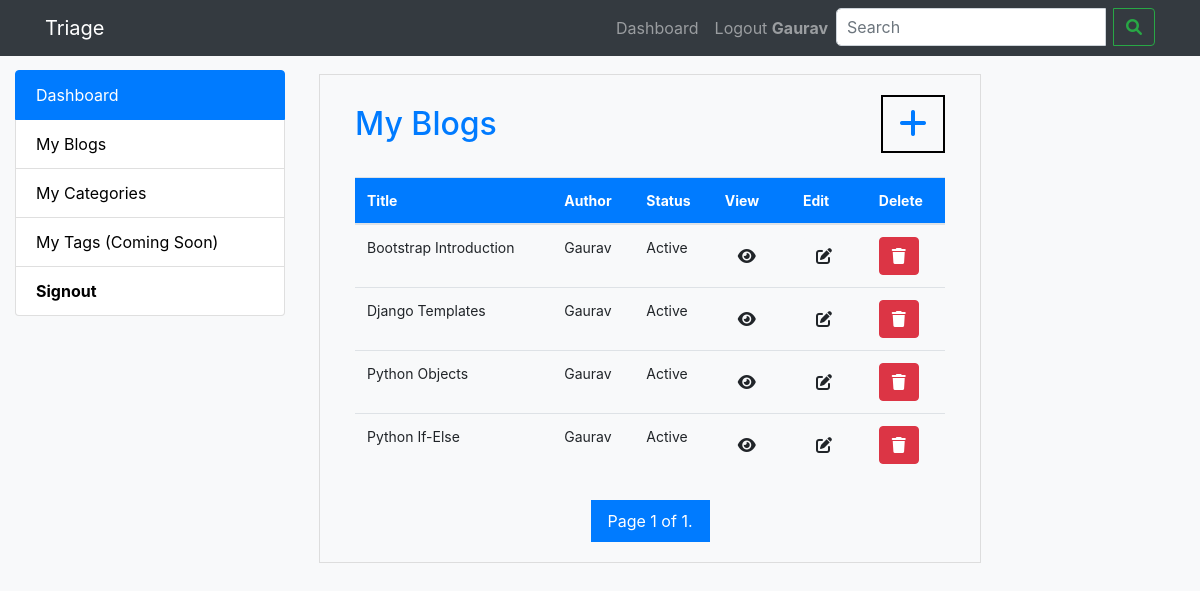
Screenshot of /myblogs/ (signed in) with the database file from the repository.
### blog/models.py (models this page shows, shortened)
class Blog(models.Model):
    title = models.CharField(max_length=255)
    content = RichTextField(blank=True, null=True)
    category = models.ForeignKey(Category, on_delete=models.CASCADE)
    author = models.ForeignKey(User, on_delete=models.CASCADE)
    created_at = models.DateTimeField(auto_now_add=True)
    updated_at = models.DateTimeField(auto_now=True)
    image = models.ImageField(upload_to='shop/images', blank=True, null=True, default="")
    tags = models.ManyToManyField(to=Tag, blank=True)

### blog/views.py (the view)
# urls.py: path('myblogs/', views.my_blogs, name='my-blogs'),
def my_blogs(request):
    if request.user.is_authenticated:
        user = request.user
        blogs = Blog.objects.filter(author=user).order_by('-created_at')
        blogs_per_page = 10
        paginator = Paginator(blogs, blogs_per_page)
        page_number = request.GET.get('page')
        page_obj = paginator.get_page(page_number)
        context = {'page_obj': page_obj}
        return render(request, 'my_blogs.html', context)
    else:
        return redirect('login')

### templates/my_blogs.html (shortened to what this page needs)
{% extends 'dashboardbase.html' %}
{% load static %}
{% block content %}
<div class="table-container" id="table-own">
    <div class="container-fluid">
        <div class="row">
            <div class="col-md-12">
                <h2 class="mb-4 blue-text">My Blogs <a class="nav-link" href="/addblog/" id="add-blog-btn"><i class="fas fa-plus"></i></a></h2>
                <table class="table table-hover">
                  <thead class="p-3 mb-2 bg-primary text-white">
                    <tr>
                      <th scope="col">Title</th>
                      <th scope="col">Author</th>
                      <th scope="col">Status</th>
                      <th scope="col">View</th>
                      <th scope="col">Edit</th>
                      <th scope="col">Delete</th>
                    </tr>
                  </thead>
                  <tbody>
                    {% for blog in page_obj %}
                    <tr>
                      <td>{{ blog.title }}</td>
                      <td>{{ blog.author.username }}</td>
                      <td>Active</td>
                      <td>
                        <a href="/readmore/{{blog.id}}/" class="btn btn-light">
                          <i class="fas fa-eye"></i>
                        </a>
                      </td>
                      <td>
                        <a href="/editblog/{{blog.id}}/" class="btn btn-light">
                          <i class="fas fa-pen-to-square"></i>
                        </a>
                      </td>
                      <td>
                        <a href="/deleteblog/{{blog.id}}/" class="btn btn-danger">
                          <i class="fas fa-trash"></i>
                        </a>
                      </td>
                    </tr>
                    {% endfor %}
                  </tbody>
                </table>
                <div class="pagination mt-4">
                  <span class="step-links">
                    <span class="current">
                      Page {{ page_obj.number }} of {{ page_obj.paginator.num_pages }}.
                    </span>
                  </span>
                </div>
            </div>
        </div>
    </div>
</div>
{% endblock content %}

### templates/dashboardbase.html (shortened to what this page needs)
<!DOCTYPE html>
{% load static %}
<html lang="en">
<head>
    <link rel="stylesheet" href="https://maxcdn.bootstrapcdn.com/bootstrap/4.5.2/css/bootstrap.min.css">
    <link rel="stylesheet" href="https://cdnjs.cloudflare.com/ajax/libs/tagify/4.17.9/tagify.css" />
    <link rel="stylesheet" href="https://cdnjs.cloudflare.com/ajax/libs/tagify/4.17.9/tagify.min.css" />
    <link rel="stylesheet" href="{% static '/assets/css/style.css' %}">
    <link
    href="https://cdnjs.cloudflare.com/ajax/libs/font-awesome/6.0.0/css/all.min.css"
    rel="stylesheet"
    />
</head>
<body>
    <nav class="navbar navbar-expand-lg navbar-dark bg-dark">
        <div class="container">
            <a class="navbar-brand" href="/home/">Triage</a>
            <div class="collapse navbar-collapse" id="navbarNav">
                {% if request.user.is_authenticated %}
                <ul class="navbar-nav ml-auto">
                    <li class="nav-item">
                        <a class="nav-link" href="/dashboard/">Dashboard</a>
                    </li>
                    <li class="nav-item">
                        <a class="nav-link" href="/logout/">Logout  <strong>{{user.username}}</strong></a>
                    </li>
                    <li class="nav-item">
                        <form class="form-inline my-2 my-lg-0" action="{% url 'search_blogs' %} " method="GET">
                            <div class="input-group">
                                <input class="form-control mr-sm-2" type="search" name="q" placeholder="Search" aria-label="Search">
                                <div class="input-group-append">
                                    <button class="btn btn-outline-success my-2 my-sm-0" type="submit">
                                        <i class="fas fa-search"></i>
                                    </button>
                                </div>
                            </div>
                        </form>
                    </li>
                </ul>
                {% endif %}
            </div>
        </div>
    </nav>
    <div class="container-fluid">
        <div class="row">
            <div class="col-md-3">
                <ul class="list-group">
                    <li class="list-group-item active">Dashboard</li>
                    <li class="list-group-item"><a href="{% url 'my-blogs' %}" class="clickable-link">My Blogs</a></li>
                    <li class="list-group-item"><a href="{% url 'my-categories' %}" class="clickable-link">My Categories</a></li>
                    <li class="list-group-item"><a href="#" class="clickable-link">My Tags (Coming Soon)</a></li>
                    <li class="list-group-item"><a href="/logout/" class="clickable-link"><strong>Signout</strong></a></li>
                </ul>
            </div>
            <div class="col-md-9">
                <div class="pl-1 pr-1 pt-1">
                    {% block content %}
                    {% endblock content %}
                </div>
            </div>
        </div>
    </div>
</body>
</html>

### static/assets/css/style.css (style rules this page uses)
body { background-color: #f8f9fa; }
body { padding-top: 70px; }
.navbar { position: fixed; top: 0; width: 100%; transition: top 0.3s ease-in-out; z-index: 1000; }
.table-container { max-width: 800px; margin: 0 auto; padding: 20px; margin-right: 200px; }
.table { font-size: 14px; }
.clickable-link { cursor: pointer; transition: color 0.3s; color: #000; }
.pagination { margin-top: 20px; display: flex; justify-content: center; align-items: center; }
.pagination .current { background-color: #007bff; color: white; padding: 8px 16px; border: 1px solid #007bff; }
.pagination .step-links { display: flex; align-items: center; }
.form-control { border: 1px solid #ced4da; border-radius: 5px; padding: 10px; }

### templates/my_blogs.html (style rules this page uses)
#table-own { max-width: 1057px; margin: 0 auto; padding: 20px; margin-right: 200px; }
.table { font-size: 14px; }
.blue-text { color: #007bff; }
.table-container { border: 1px solid #ddd; }
.mb-4.blue-text { display: flex; justify-content: space-between; align-items: center; }
#add-blog-btn { border: 2px solid black; }

### rows the page displays
Blog: title "Bootstrap Introduction", author.username "Gaurav"
Blog: title "Django Templates", author.username "Gaurav"
Blog: title "Python Objects", author.username "Gaurav"
Blog: title "Python If-Else", author.username "Gaurav"

### other values shown
{{ user.username }} "Gaurav"
{{ page_obj.number }} "1"
{{ page_obj.paginator.num_pages }} "1"
